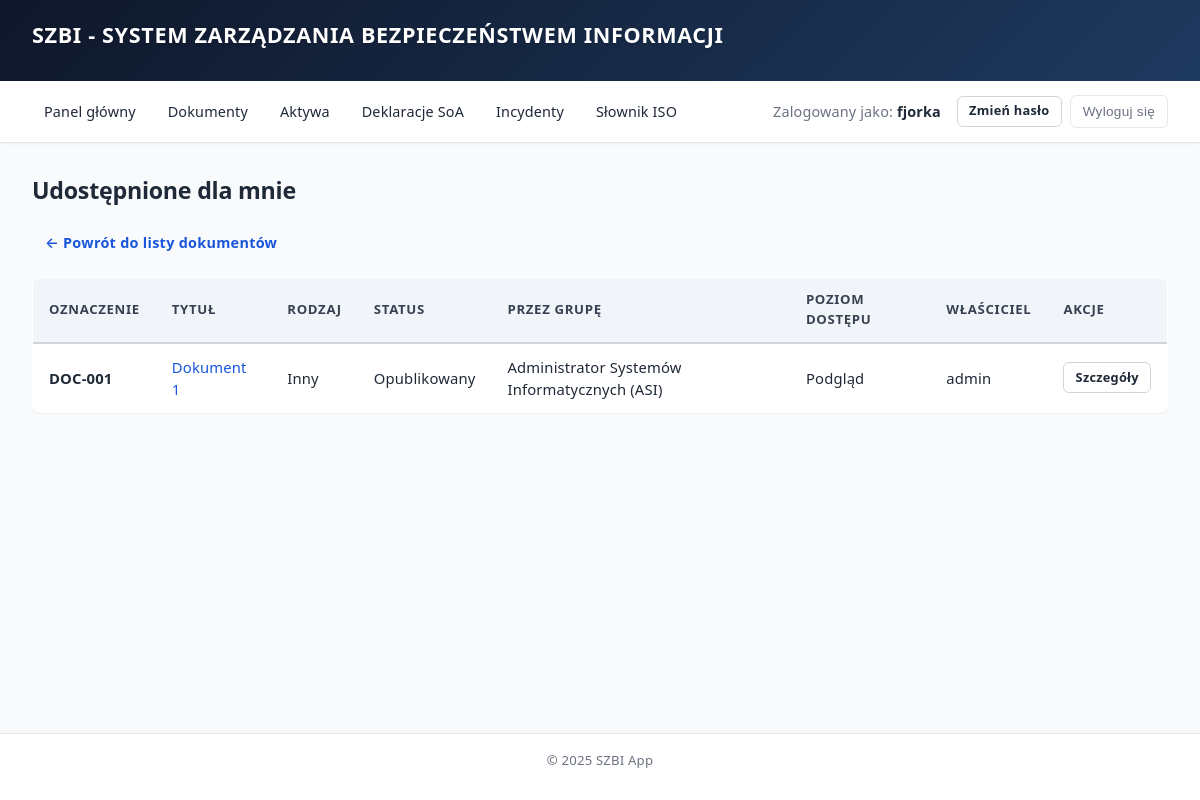
Screenshot of /documents/udostepnione/ (signed in) with the database file from the repository.
### documents/models.py (models this page shows, shortened)
class DocumentAccess(models.Model):
    ACCESS_LEVEL_CHOICES = [
        ('view', 'Podgląd'),
        ('edit', 'Edycja'),
        ('manage', 'Zarządzanie'),
    ]
    document = models.ForeignKey(
        Document, on_delete=models.CASCADE, related_name='access_entries',
        verbose_name="Dokument"
    )
    permission_group = models.ForeignKey(
        'core.PermissionGroup', on_delete=models.CASCADE,
        related_name='document_access',
        verbose_name="Grupa uprawnień"
    )
    access_level = models.CharField(
        max_length=10, choices=ACCESS_LEVEL_CHOICES, default='view',
        verbose_name="Poziom dostępu"
    )
    granted_by = models.ForeignKey(
        User, on_delete=models.SET_NULL, null=True,
        related_name='granted_document_access',
        verbose_name="Nadał"
    )
    granted_at = models.DateTimeField(auto_now_add=True, verbose_name="Data nadania")
    class Meta:
        verbose_name = "Dostęp do dokumentu"
        verbose_name_plural = "Dostępy do dokumentów"
        unique_together = ['document', 'permission_group']
        ordering = ['document', 'permission_group']

class Document(models.Model):
    STATUS = [
        ('draft', 'Szkic'),
        ('review', 'W przeglądzie'),
        ('approval', 'Oczekuje na zatwierdzenie'),
        ('published', 'Opublikowany'),
        ('archived', 'Zarchiwizowany'),
    ]
    DOCUMENT_TYPE_CHOICES = [
        ('policy', 'Polityka'),
        ('procedure', 'Procedura'),
        ('instruction', 'Instrukcja'),
        ('regulation', 'Regulamin'),
        ('plan', 'Plan'),
        ('report', 'Raport'),
        ('record', 'Zapis'),
        ('other', 'Inny'),
    ]
    WORKFLOW_TRANSITIONS = {
        'draft': ['review'],
        'review': ['draft', 'approval'],
        'approval': ['review', 'published'],
        'published': ['archived'],
        'archived': ['draft'],
    }
    designation = models.CharField(
        max_length=50,
        unique=True,
        verbose_name="Oznaczenie",
        help_text="Unikalne oznaczenie dokumentu, np. POL-001, PROC-003"
    )
    title = models.CharField(max_length=255, verbose_name="Tytuł")
    document_type = models.CharField(
        max_length=20,
        choices=DOCUMENT_TYPE_CHOICES,
        default='other',
        verbose_name="Rodzaj dokumentu"
    )
    description = models.TextField(blank=True, verbose_name="Opis")
    owner = models.ForeignKey(
        User,
        on_delete=models.PROTECT,
        verbose_name="Właściciel"
    )
    status = models.CharField(
        max_length=20,
        choices=STATUS,
        default='draft',
        verbose_name="Status"
    )
    created_at = models.DateTimeField(auto_now_add=True, verbose_name="Data utworzenia")
    updated_at = models.DateTimeField(auto_now=True, verbose_name="Data modyfikacji")
    class Meta:
        verbose_name = "Dokument"
        verbose_name_plural = "Dokumenty"
        ordering = ['-updated_at']

### core/models.py (models this page shows, shortened)
class PermissionGroup(models.Model):
    name = models.CharField(max_length=255, verbose_name="Nazwa grupy")
    description = models.TextField(verbose_name="Opis", blank=True)
    permissions = models.ManyToManyField(
        Permission,
        blank=True,
        related_name='groups',
        verbose_name="Uprawnienia"
    )
    created_at = models.DateTimeField(auto_now_add=True, verbose_name="Data utworzenia")
    updated_at = models.DateTimeField(auto_now=True, verbose_name="Data modyfikacji")
    class Meta:
        verbose_name = "Grupa uprawnień"
        verbose_name_plural = "Grupy uprawnień"
        ordering = ['name']

### documents/views.py (the view)
# urls.py: path('udostepnione/', SharedWithMeListView.as_view(), name='shared_with_me'),
class SharedWithMeListView(LoginRequiredMixin, ListView):
    model = DocumentAccess
    template_name = "documents/shared_with_me.html"
    context_object_name = "access_list"
    def _get_user_permission_groups(self):
        from core.models import PermissionGroup
        user = self.request.user
        group_ids = set()
        try:
            employee = user.employee
            group_ids.update(
                employee.permission_group_assignments.values_list('permission_group_id', flat=True)
            )
            for position in employee.positions.all():
                group_ids.update(
                    position.permission_assignments.values_list('permission_group_id', flat=True)
                )
            if employee.department:
                group_ids.update(
                    employee.department.permission_assignments.values_list('permission_group_id', flat=True)
                )
        except Exception:
            pass
        return group_ids
    def get_queryset(self):
        group_ids = self._get_user_permission_groups()
        return DocumentAccess.objects.filter(
            permission_group_id__in=group_ids
        ).select_related(
            'document', 'document__owner', 'permission_group', 'granted_by'
        ).order_by('-granted_at')

### templates/documents/shared_with_me.html (shortened to what this page needs)
{% extends "base.html" %}
{% block content %}
<h2>Udostępnione dla mnie</h2>
<div class="mb-2">
    <a href="{% url 'documents:list' %}" class="btn btn-ghost">← Powrót do listy dokumentów</a>
</div>
{% if access_list %}
<table>
    <thead>
        <tr>
            <th>Oznaczenie</th>
            <th>Tytuł</th>
            <th>Rodzaj</th>
            <th>Status</th>
            <th>Przez grupę</th>
            <th>Poziom dostępu</th>
            <th>Właściciel</th>
            <th>Akcje</th>
        </tr>
    </thead>
    <tbody>
        {% for access in access_list %}
        <tr>
            <td><strong>{{ access.document.designation }}</strong></td>
            <td>
                <a href="{% url 'documents:detail' access.document.pk %}">
                    {{ access.document.title }}
                </a>
            </td>
            <td>{{ access.document.get_document_type_display }}</td>
            <td>{{ access.document.get_status_display }}</td>
            <td>{{ access.permission_group.name }}</td>
            <td>{{ access.get_access_level_display }}</td>
            <td>{{ access.document.owner.username }}</td>
            <td>
                <a href="{% url 'documents:detail' access.document.pk %}" class="btn btn-outline btn-sm">Szczegóły</a>
            </td>
        </tr>
        {% endfor %}
    </tbody>
</table>
{% else %}
<p><em>Żaden dokument nie został Ci jeszcze udostępniony przez grupę uprawnień.</em></p>
{% endif %}
{% endblock %}

### templates/base.html (shortened to what this page needs)
{% load static %}
<!DOCTYPE html>
<html lang="pl">
<head>
    <link rel="stylesheet" href="{% static 'css/style.css' %}">
</head>
<body>
    <header>
        <h1>SZBI - System Zarządzania Bezpieczeństwem Informacji</h1>
    </header>
    <nav>
        {% if user.is_authenticated %}
            <a href="{% url 'core:dashboard' %}">Panel główny</a>
            <a href="/documents/">Dokumenty</a>
            <a href="/aktywa/">Aktywa</a>
            <a href="/deklaracje/">Deklaracje SoA</a>
            <a href="/incydenty/">Incydenty</a>
            <a href="/slownik/">Słownik ISO</a>
            <span>Zalogowany jako: <strong>{{ user.username }}</strong></span>
            <a href="{% url 'core:password_change' %}" class="btn btn-sm btn-outline" style="margin-left: 0.5rem;">Zmień hasło</a>
            <form method="post" action="{% url 'logout' %}">
                <button type="submit">Wyloguj się</button>
            </form>
        {% else %}
            <a href="{% url 'login' %}">Zaloguj się</a>
        {% endif %}
    </nav>
    <main>
        {% block content %}
        {% endblock %}
    </main>
    <footer>
        <p>&copy; 2025 SZBI App</p>
    </footer>
</body>
</html>

### static/css/style.css (style rules this page uses)
*, *::before, *::after { box-sizing: border-box; margin: 0; padding: 0; }
:root { --color-primary: #1a56db; --color-primary-dark: #1e40af; --color-primary-light: #dbeafe; --color-danger: #dc2626; --color-danger-bg: #fef2f2; --color-danger-border: #fecaca; --color-warning: #d97706; --color-warning-bg: #fffbeb; --color-warning-border: #fde68a; --color-success: #16a34a; --color-success-bg: #f0fdf4; --color-success-border: #bbf7d0; --color-info: #0891b2; --color-info-bg: #ecfeff; --color-info-border: #a5f3fc; --color-muted: #6b7280; --color-text: #1f2937; --color-text-light: #6b7280; --color-bg: #f8fafc; --color-white: #ffffff; --color-border: #e5e7eb; --color-border-dark: #d1d5db; --shadow-sm: 0 1px 2px rgba(0,0,0,0.05); --shadow-md: 0 4px 6px -1px rgba(0,0,0,0.1), 0 2px 4px -2px rgba(0,0,0,0.1); --shadow-btn: 0 1px 3px rgba(0,0,0,0.12), 0 1px 2px rgba(0,0,0,0.06); --shadow-btn-hover: 0 4px 8px rgba(0,0,0,0.12), 0 2px 4px rgba(0,0,0,0.08); --radius-sm: 6px; --radius-md: 8px; --radius-lg: 12px; }
html { font-size: 16px; -webkit-font-smoothing: antialiased; -moz-osx-font-smoothing: grayscale; }
body { font-family: 'Segoe UI', -apple-system, BlinkMacSystemFont, Roboto, 'Helvetica Neue', Arial, sans-serif; color: var(--color-text); background: var(--color-bg); line-height: 1.65; min-height: 100vh; display: flex; flex-direction: column; letter-spacing: 0.01em; }
a { color: var(--color-primary); text-decoration: none; }
p { margin-bottom: 0.75rem; line-height: 1.65; }
strong { font-weight: 600; color: var(--color-text); }
header { background: linear-gradient(135deg, #0f172a 0%, #1e3a5f 100%); color: var(--color-white); padding: 1.25rem 2rem; box-shadow: var(--shadow-md); }
header h1 { font-size: 1.35rem; font-weight: 700; letter-spacing: 0.03em; color: #ffffff; text-transform: uppercase; text-shadow: 0 1px 2px rgba(0,0,0,0.2); }
nav { background: var(--color-white); border-bottom: 1px solid var(--color-border); padding: 0.75rem 2rem; display: flex; align-items: center; gap: 0.5rem; flex-wrap: wrap; box-shadow: var(--shadow-sm); }
nav a { color: var(--color-text); padding: 0.4rem 0.75rem; border-radius: var(--radius-sm); font-size: 0.9rem; font-weight: 500; }
nav span { font-size: 0.9rem; color: var(--color-text-light); margin-left: auto; }
nav form { display: inline; }
nav button { background: none; border: 1px solid var(--color-border); padding: 0.35rem 0.75rem; border-radius: var(--radius-sm); cursor: pointer; font-size: 0.85rem; color: var(--color-text-light); box-shadow: none; font-weight: 500; }
main { max-width: 1280px; width: 100%; margin: 0 auto; padding: 2rem; flex: 1; }
h1, h2, h3, h4, h5, h6 { color: var(--color-text); font-weight: 600; line-height: 1.35; margin-bottom: 0.75rem; letter-spacing: -0.01em; }
h1 { font-size: 1.75rem; }
h2 { font-size: 1.45rem; margin-bottom: 1.25rem; }
table { width: 100%; border-collapse: collapse; background: var(--color-white); border-radius: var(--radius-md); overflow: hidden; box-shadow: var(--shadow-sm); margin-bottom: 1.5rem; border: 1px solid var(--color-border); }
table th, table td { padding: 0.75rem 1rem; text-align: left; border-bottom: 1px solid var(--color-border); font-size: 0.925rem; line-height: 1.5; }
table thead th { background: #f1f5f9; font-weight: 600; color: #374151; font-size: 0.825rem; text-transform: uppercase; letter-spacing: 0.05em; border-bottom: 2px solid var(--color-border-dark); }
table tbody tr:last-child td { border-bottom: none; }
button, .btn { display: inline-flex; align-items: center; justify-content: center; gap: 0.4rem; padding: 0.55rem 1.15rem; font-size: 0.9rem; font-weight: 600; border-radius: var(--radius-sm); border: 1px solid var(--color-primary); background: var(--color-primary); color: var(--color-white); cursor: pointer; line-height: 1.4; letter-spacing: 0.02em; box-shadow: var(--shadow-btn); white-space: nowrap; }
.btn-outline { background: var(--color-white); color: var(--color-text); border-color: var(--color-border-dark); box-shadow: none; }
.btn-ghost { background: transparent; color: var(--color-primary); border-color: transparent; box-shadow: none; padding: 0.4rem 0.75rem; }
.btn-sm { padding: 0.35rem 0.7rem; font-size: 0.8rem; }
a.btn { text-decoration: none; }
footer { background: var(--color-white); border-top: 1px solid var(--color-border); padding: 1rem 2rem; text-align: center; color: var(--color-text-light); font-size: 0.825rem; margin-top: auto; }
.mb-2 { margin-bottom: 1rem; }

### rows the page displays
DocumentAccess: document.designation "DOC-001", document "Dokument 1", document.document_type "Inny", document.status "Opublikowany", permission_group.name "Administrator Systemów Informatycznych (ASI)", access_level "Podgląd", document.owner.username "admin"

### other values shown
{{ user.username }} "fjorka"
